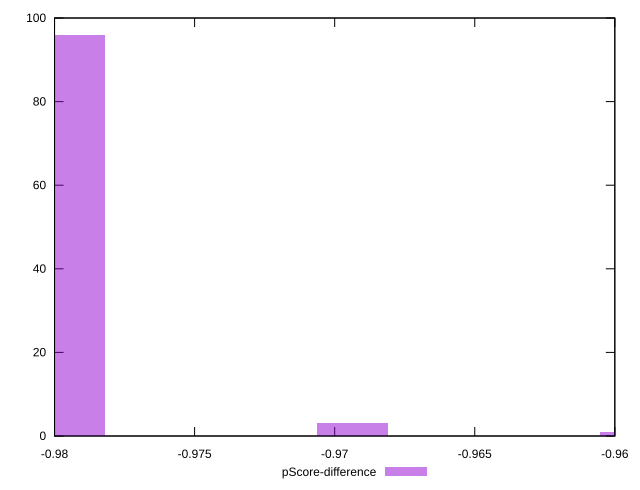

Here is the gnuplot script that generated this plot:
reset

$pScoreDifference <<EOF
-0.9693736410837337 3
-0.9794712831783559 96
-0.9592759989891114 1
EOF

set key outside below
set boxwidth 0.0025244105236555564
set xrange [-0.98:-0.96]
set yrange [0:100]
set trange [0:100]
set style fill transparent solid 0.5 noborder
set terminal svg size 640, 490 enhanced background rgb 'white'
set output "report_00015_2021-02-09T16-11-33.973Z/total-byte-weight/samples/pages/pScore-difference/histogram.svg"

plot $pScoreDifference title "pScore-difference" with boxes

reset
